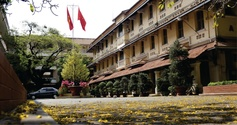
#> input picture samples/hcmus.jpg, 237 x 125 px, shrunk from 1110 x 584 before the run
$ jupyter execute ColorCompressionKMeans.ipynb
#> lines starting #> are read from the running program, lines starting #| are printed output that depends on the picture
# Color Compression

- **Student Info:** 21CLC05 - 21127135 - Diep Huu Phuc
- **Github Repository:** https://github.com/kru01/ColorCompression_K-means

## Import libraries and essential functions

- My implementation of K-means does **NOT** guarantee that each cluster will contain at least one pixel, i.e., ***empty clusters can exist***.
  - An empty cluster indicates that ***its centroid has no pixel sharing its color***, and the mean cannot be computed. ***Such centroids should be discarded to not affect further calculations***.
  - Therefore, ***we will not always get the number of clusters `k_clusters` we actually want in the output.*** This is much more prevalent when dealing with `init_centroids=random`.

[cell 1]
import numpy as np
from PIL import Image
import matplotlib.pyplot as plt

k_clusters_defaults = [3, 5, 7]
init_centroids_defaults = ['random', 'in_pixels']
max_iter = 1000
convergence_threshold = 0.2
outfile_types = ['.png', '.pdf']

def kmeans(img_1d:np.ndarray, k_clusters:int, max_iter:int, init_centroids:str='random'):
    '''
    Inputs:
        img_1d: np.ndarray with shape=(height * width, num_channels)
            Original image in 1d array

        k_clusters: int representing the number of clusters
        max_iter: int representing the iteration limit

        init_centroids: str describing how to init centroids
            'random' --> Each centroid has c channels, the value of each channel is a random in [0,255]
            'in_pixels' --> Each centroid is a random pixel of the original image

    Outputs:
        centroids: np.ndarray with shape=(k_clusters, num_channels)
            Store color centroids

        labels: np.ndarray with shape=(height * width, num_channels)
            Store label for pixels (cluster's index to which the pixel belongs)
    '''
    centroids = np.zeros((k_clusters, img_1d.shape[1]))

    if init_centroids == 'random':
        while len(np.unique(centroids, axis=0)) != k_clusters:
            centroids = np.random.choice(256, (k_clusters, img_1d.shape[1]))
    else: centroids = img_1d[np.random.choice(len(img_1d), k_clusters, False)]

    for _ in range(max_iter):
        distances = np.linalg.norm(img_1d - centroids[:, None], axis=2)
        labels = np.argmin(distances, axis=0)

        prev_centroids = centroids.copy()
        centroids = []

        for i in range(k_clusters):
            points = img_1d[labels == i]
            if len(points): centroids.append(np.mean(points, axis=0))

        k_clusters = len(centroids)
        centroids = np.array(centroids)
        try:
            if np.allclose(prev_centroids, centroids, atol=convergence_threshold):
                break
        except ValueError:
            if np.allclose(prev_centroids, centroids[:, None], atol=convergence_threshold):
                break

    return centroids, labels

def reconstruct_img(img_1d:np.ndarray, og_shape:np.ndarray.shape, centroids:np.ndarray, labels:np.ndarray):
    for i in range(len(centroids)): img_1d[labels == i] = centroids[i]
    img_1d = img_1d.reshape(og_shape)
    return img_1d

def compress_colors(img:str, k_clusters:int=0, init_centroids:str=""):
    img = np.asarray(img).copy()
    og_shape = img.shape
    img = img.reshape(og_shape[0] * og_shape[1], og_shape[2])
    out_imgs = []
    out_k_clusters = []

    if k_clusters > 0: k_clusters_arr = [k_clusters]
    else: k_clusters_arr = k_clusters_defaults
    if init_centroids: init_centroids_arr = [init_centroids]
    else: init_centroids_arr = init_centroids_defaults

    for ic in init_centroids_arr:
        for kc in k_clusters_arr:
            centroids, labels = kmeans(img, kc, max_iter, ic)
            out_k_clusters.append(len(centroids))
            out_imgs.append(reconstruct_img(img.copy(), og_shape, centroids, labels))
    return out_imgs, out_k_clusters

## Main program handling interfaces, inputs and outputs

- **Inputs are handled very extensively**. So long as the `img` file is correct, the program will safely execute.
  - **`img.jpg`** - All available renditions of the img will be output, i.e., the img will be run through the 3 default `k_clusters`s, each one has 2 `init_centroids` methods.
  - **`img.png 10`** - All renditions of the img with `k_clusters=10` and each default `init_centroids` method will be output.
  - **`img.jpg 7 1`** - The rendition of the img with `k_clusters=7` and `init_centroids=in_pixels` will be output.
- As for saving, 2 supported filetypes are `.png` and `.pdf`.
  - *To opt out of saving, either leave the input `blank` or mess it up.*

[cell 2]
def main():
    inp = input('''Input img, k_clusters, init_centroids (0 - random, 1 - in_pixels).
If k_clusters or init_centroids is omitted, all default renditions of the img will be shown!
Examples: img.jpg 7 0 -OR- img.png 5 -OR- img.jpg
--> ''')
#> the answer given: samples/hcmus.jpg

    filename, *clus_cent = inp.split(" ")
    try: img = Image.open(filename)
#> img is the input picture: PIL image 237x125 RGB; mean R, G, B 109.3, 99.5, 81.5
    except:
        print("Invalid file!")
        return

    try: k_clusters = int(clus_cent[0])
    except: k_clusters = 0
    try: init_centroids = int(clus_cent[1])
    except: init_centroids = -1

    if init_centroids < 0 or init_centroids > len(init_centroids_defaults) - 1:
        init_centroids = ""
    else: init_centroids = init_centroids_defaults[init_centroids]

    outfile_type = input("Save output images as (0 - .png, 1 - .pdf) --> ")
#> the answer given: out.png
    try: outfile_type = outfile_types[int(outfile_type)]
    except: outfile_type = 0

    out_imgs, out_k_clusters = compress_colors(img, k_clusters, init_centroids)
#> the loop in compress_colors, `for ic in init_centroids_arr:` made 2 passes
#> pass 1, in reconstruct_img, `img_1d = img_1d.reshape(og_shape)`:
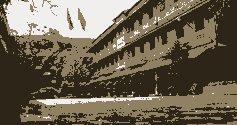
#> img_1d: shape (125, 237, 3); mean of channels 0, 1, 2 108.7, 99.2, 81.1; drawn as R, G, B
#> pass 1, in reconstruct_img (call 2), `img_1d = img_1d.reshape(og_shape)`:
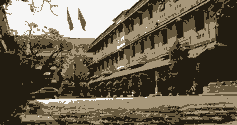
#> img_1d: shape (125, 237, 3); mean of channels 0, 1, 2 108.6, 99, 81; drawn as R, G, B
#> pass 1, in reconstruct_img (call 3), `img_1d = img_1d.reshape(og_shape)`:
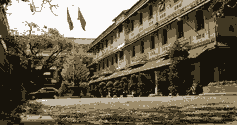
#> img_1d: shape (125, 237, 3); mean of channels 0, 1, 2 108.6, 99.3, 80.8; drawn as R, G, B
#> after the loop in compress_colors, `for ic in init_centroids_arr:`: out_imgs = 6 items; out_k_clusters = [3, 4, 6, 3, 5, 7]
#> out_imgs = 6 items; out_k_clusters = [3, 4, 6, 3, 5, 7]

    if k_clusters and init_centroids:
        fig, axis = plt.subplots(1, 2, figsize=(12, 7))
        axis[0].set_title(filename)
        axis[0].imshow(img)
        axis[1].set_title(f'k = {out_k_clusters[0]}, init_centroids = {init_centroids}')
        axis[1].imshow(out_imgs[0])
        plt.tight_layout()
        plt.show()
        if outfile_type:
            Image.fromarray(out_imgs[0]).save(f'{filename.split(".")[0]}_k{k_clusters}_{init_centroids}{outfile_type}')
        return

    plt.title(filename)
    plt.imshow(img)
    plt.show()
    filename = filename.split('.')[0]

    if k_clusters:
        fig, axis = plt.subplots(1, len(init_centroids_defaults), figsize=(12, 7))
        for i, ic in enumerate(init_centroids_defaults):
            axis[i].set_title(f'k = {out_k_clusters[i]}, init_centroids = {ic}')
            axis[i].imshow(out_imgs[i])
            if outfile_type:
                Image.fromarray(out_imgs[i]).save(f'{filename}_k{out_k_clusters[i]}_{ic}{outfile_type}')
        plt.tight_layout()
        plt.show()
        return

    fig, axis = plt.subplots(len(init_centroids_defaults), len(k_clusters_defaults), figsize=(12, 7))
    k_clus_ind = 0
    for i, ic in enumerate(init_centroids_defaults):
        for j in range(len(k_clusters_defaults)):
            axis[i][j].set_title(f'k = {out_k_clusters[k_clus_ind]}, init_centroids = {ic}')
            axis[i][j].imshow(out_imgs[k_clus_ind])
            if outfile_type:
                Image.fromarray(out_imgs[k_clus_ind]).save(f'{filename}_k{out_k_clusters[k_clus_ind]}_{ic}{outfile_type}')
            k_clus_ind += 1
#> after the loop, k_clus_ind = 6
    plt.tight_layout()
    plt.show()
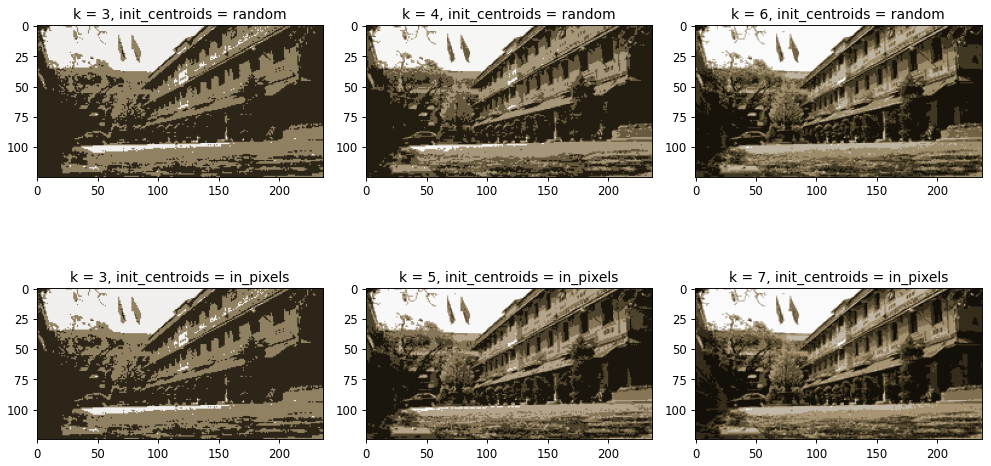
#> figure drawn by matplotlib, 6 panels
    img.close()

main()

$ run again, on samples/world_pulse.jpg
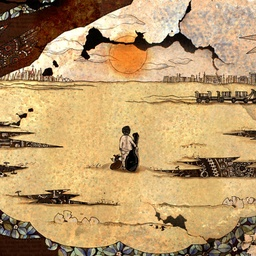
#> input picture samples/world_pulse.jpg, 256 x 256 px, shrunk from 500 x 500 before the run
#> in main, img is the input picture: PIL image 256x256 RGB; mean R, G, B 185.9, 152.9, 106.3
#> the loop in compress_colors, `for ic in init_centroids_arr:` made 2 passes
#> pass 1, in reconstruct_img (call 2), `img_1d = img_1d.reshape(og_shape)`:
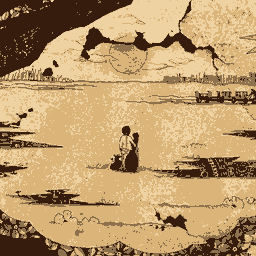
#> img_1d: shape (256, 256, 3); mean of channels 0, 1, 2 185.3, 152.5, 105.7; drawn as R, G, B
#> pass 1, in reconstruct_img (call 3), `img_1d = img_1d.reshape(og_shape)`:
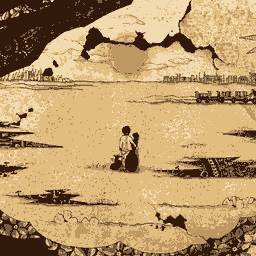
#> img_1d: shape (256, 256, 3); mean of channels 0, 1, 2 185.5, 152.5, 105.6; drawn as R, G, B
#> after the loop in compress_colors, `for ic in init_centroids_arr:`: out_imgs = 6 items; out_k_clusters = [3, 4, 5, 3, 5, 7]
#> in main, `out_imgs, out_k_clusters = compress_colors(img, k_clusters, init_centr..`: out_imgs = 6 items; out_k_clusters = [3, 4, 5, 3, 5, 7]
#> after the loop in main, `for i, ic in enumerate(init_centroids_defaults):`: k_clus_ind = 6
